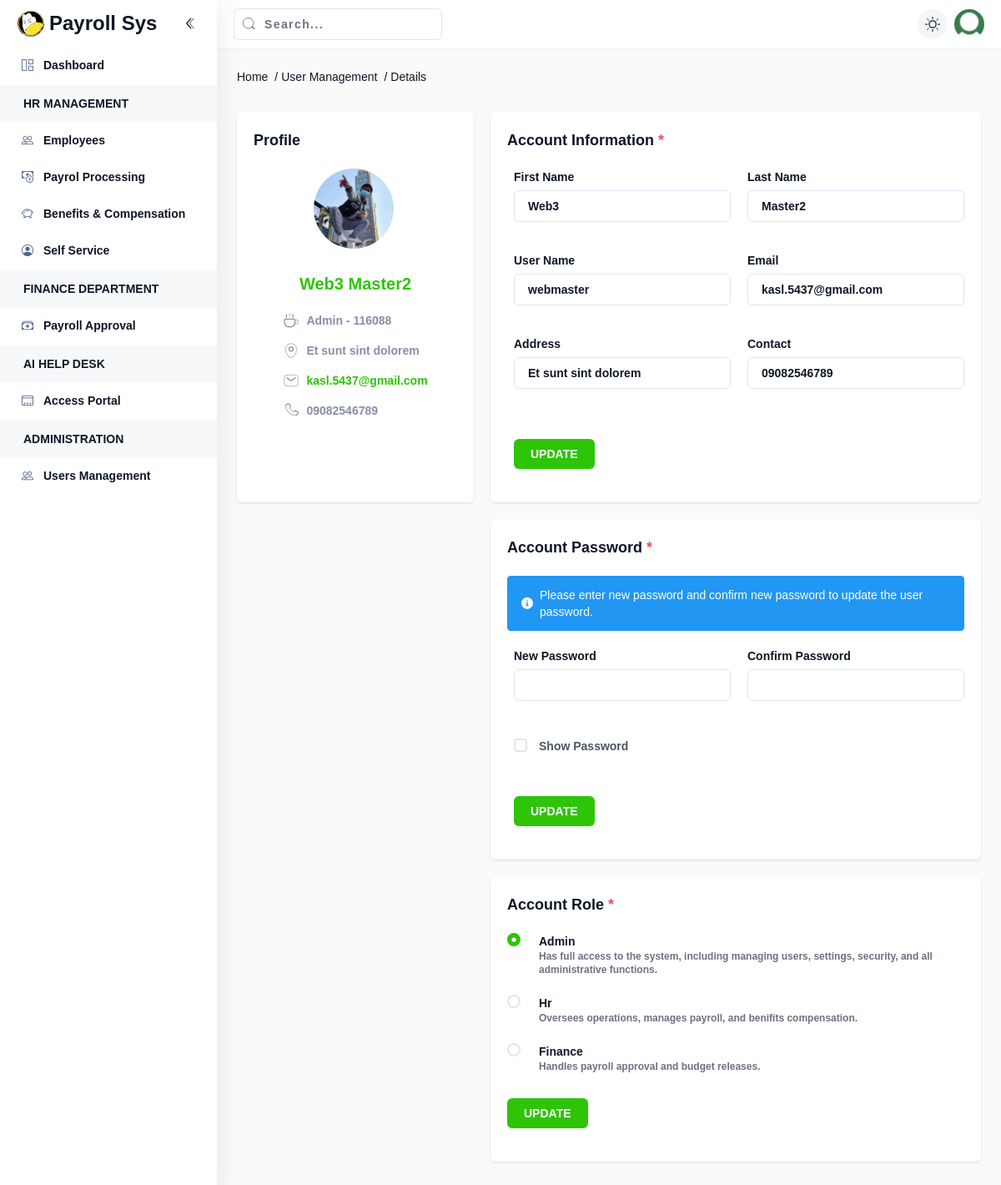
Page /users/details?user_id=116088 (signed in) on the earlier database version.
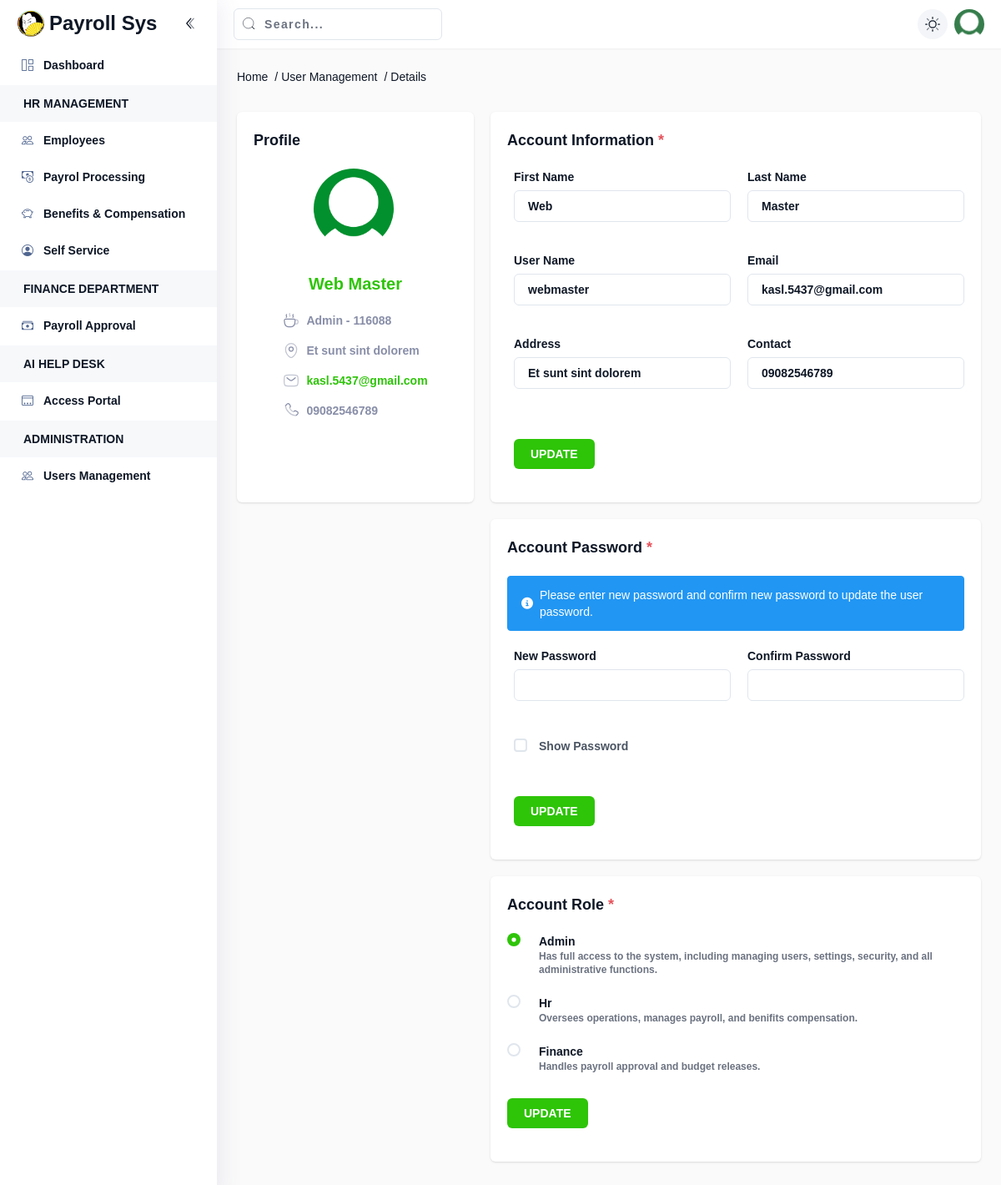
Same page on the later database version.
### tables this page shows
CREATE TABLE `users` (
  `id` int NOT NULL,
  `user_id` int NOT NULL,
  `firstname` varchar(50) NOT NULL,
  `lastname` varchar(50) NOT NULL,
  `username` varchar(50) NOT NULL,
  `password` varchar(255) NOT NULL,
  `email` varchar(100) NOT NULL,
  `email_verified_at` timestamp NULL DEFAULT NULL,
  `address` text,
  `contact` varchar(20) DEFAULT NULL,
  `picture` varchar(255) DEFAULT 'default.png',
  `role` enum('Admin','Hr','Finance') DEFAULT 'Hr',
  `status` enum('Active','Inactive','','') NOT NULL DEFAULT 'Active',
  `last_login` datetime DEFAULT NULL,
  `created_at` timestamp NULL DEFAULT CURRENT_TIMESTAMP,
  `updated_at` timestamp NULL DEFAULT CURRENT_TIMESTAMP ON UPDATE CURRENT_TIMESTAMP
);

### page/Users.php (called while the page is built)
<?php
    ViewPage("users", "list");
?>

### app/core/connection.php (called while the page is built)
<?php
return [
    "DB_HOST" => 'localhost',
    "DB_USER" => 'root',
    "DB_PASSWORD" => '',
    "DB_NAME" => 'payroll'
];

### app/core/database.php (called while the page is built, shortened)
<?php
class Database
{
	public $DB;
    private $DB_HOST;
    private $DB_USER;
    private $DB_PASSWORD;
    private $DB_NAME;
    function __construct()
    {
        $connection = include __DIR__ . '/connection.php';
        $this->DB_HOST = $connection['DB_HOST'] ?? 'localhost';
        $this->DB_USER = $connection['DB_USER'] ?? 'root';
        $this->DB_PASSWORD = $connection['DB_PASSWORD'] ?? '';
        $this->DB_NAME = $connection['DB_NAME'] ?? '';
    }
	public function DB_CONNECTION()
	{
        try{
            $this->DB = new mysqli($this->DB_HOST, $this->DB_USER, $this->DB_PASSWORD, $this->DB_NAME);
        }catch(Exception $e){
            die('
                <!DOCTYPE html>
                <html lang="en">
                    <head>
                        <meta charset="UTF-8">
                        <meta name="viewport" content="width=device-width, initial-scale=1.0">
                        <title>Application Error</title>
                        <link rel="stylesheet" href="https://cdn.jsdelivr.net/npm/bootstrap@5.3.0/dist/css/bootstrap.min.css">
                    </head>
                    <body class="min-vh-100 d-flex align-items-center">
                        <div class="container text-center">
                            <div class="row justify-content-center">
                                <div class="col-md-6">
                                    <p class="lead">Something went wrong</p>
                                    <p class="mb-1 small">We\'re sorry, but an unexpected error occurred.</p>
                                    <code>'.$e->getMessage().'</code>
                                </div>
                            </div>
                        </div>
                    </body>
                </html>
            ');
        }
	}
	public function SELECT_ONE_WHERE($table, $fields, $where, $options = null)
	{
		$condition = "";
		foreach ($where as $key => $value) {
			$condition .= $key . " = '" . $value . "' AND ";
		}
		$condition = substr($condition, 0, -5);
		$query = "SELECT {$fields} FROM {$table} WHERE {$condition} {$options} LIMIT 1";
		$result = $this->DB->query($query) or die("Cannot execute SELECT_ONE_WHERE command: " . $this->DB->error);
		$data = $result->fetch_assoc();
		return $data;
	}
}

### app/init.php (called while the page is built, shortened)
<?php
require_once("core/components.php");
require_once("core/database.php");
$DB = new Database();

### page/users/Details.php (the view, shortened to what the changed rows need)
<?php
    $get_user_id = $_GET['user_id'] ?? null;
    $user = $DB->SELECT_ONE_WHERE("users", "*", ["user_id" => $get_user_id]);
?>
<link rel="stylesheet" href="https://cdnjs.cloudflare.com/ajax/libs/cropperjs/1.5.13/cropper.min.css">
<div>
    <div class="pt-5">
        <div class="mb-5 grid grid-cols-1 gap-5 lg:grid-cols-3 xl:grid-cols-4">
            <div class="panel">
                <div class="mb-5 flex items-center justify-between">
                    <h5 class="text-lg font-semibold dark:text-white-light">Profile</h5>
                </div>
                <div class="mb-5">
                    <div class="flex flex-col items-center justify-center">
                        <div class="flex flex-col items-center justify-center">
                            <div class="w-[100px] mb-3" id="previewPicture">
                                <img src="<?= DOMAIN ?>/upload/profile/<?= $user['picture'] ?>" alt="image" id="profileImage" class="mb-4 h-24 w-24 rounded-full object-cover">
                            </div>
                        </div>
                        <div class="text-xl font-semibold text-primary"><?= $user['firstname'] . ' ' . $user['lastname'] ?></div>
                        <ul class="m-auto mt-5 flex max-w-[300px] flex-col space-y-4 font-semibold text-white-dark">
                            <li class="flex items-center gap-2">
                                <?= $user['role'] . " - " . $user['user_id'] ?>
                            </li>
                            <li class="flex items-center gap-2">
                                <?= $user['address'] ?>
                            </li>
                            <li>
                                <a href="javascript:;" class="flex items-center gap-2">
                                    <span class="truncate text-primary"> <?= $user['email'] ?>
                                    </span></a>
                            </li>
                            <li class="flex items-center gap-2">
                                <span class="whitespace-nowrap" dir="ltr"> <?= $user['contact'] ?>
                                </span>
                            </li>
                        </ul>
                    </div>
                </div>
            </div>
            <div class="panel lg:col-span-2 xl:col-span-3">
                <div class="mb-5">
                    <h5 class="text-lg font-semibold dark:text-white-light">Account Information <span class="text-danger">*</span></h5>
                </div>
                <div class="mb-5">
                    <form id="formAccount">
                        <div class="flex flex-col sm:flex-row">
                            <div class="grid flex-1 grid-cols-1 gap-5 sm:grid-cols-2 ml-2">
                                <div>
                                    <label for="first_name">First Name</label>
                                    <div class="relative text-white-dark mb-4">
                                        <?= Input("text", "firstname", $user['firstname'], null, null, null, 'required') ?>
                                    </div>
                                </div>
                                <div>
                                    <label for="last_name">Last Name</label>
                                    <div class="relative text-white-dark mb-4">
                                        <?= Input("text", "lastname", $user['lastname'], null, null, null, 'required') ?>
                                    </div>
                                </div>
                                <div>
                                    <label for="username">User Name</label>
                                    <div class="relative text-white-dark mb-4">
                                        <?= Input("text", "username", $user['username'], null, null, null, 'required') ?>
                                    </div>
                                </div>
                                <div>
                                    <label for="email">Email</label>
                                    <div class="relative text-white-dark mb-4">
                                        <?= Input("text", "email", $user['email'], null, null, null, 'required') ?>
                                    </div>
                                </div>
                                <div>
                                    <label for="address">Address</label>
                                    <div class="relative text-white-dark mb-4">
                                        <?= Input("text", "address", $user['address'], null, null, null) ?>
                                    </div>
                                </div>
                                <div>
                                    <label for="contact">Contact</label>
                                    <div class="relative text-white-dark mb-4">
                                        <?= Input("text", "contact", $user['contact'], null, null, null, 'required') ?>
                                    </div>
                                </div>
                                <div class="sm:col-span-2">
                                    <?= Button("submit", "btnLogin", "Update", null) ?>
                                </div>
                            </div>
                        </div>
                    </form>
                </div>
            </div>
        </div>
        <div class="mb-5 grid grid-cols-1 gap-5 lg:grid-cols-3 xl:grid-cols-4">
            <div class="empty"></div>
            <div class="panel lg:col-span-2 xl:col-span-3">
                <div class="mb-5">
                    <h5 class="text-lg font-semibold dark:text-white-light">Account Password <span class="text-danger">*</span></h5>
                </div>
                <div class="mb-5">
                    <form id="formPassword">
                        <div class="bg-info border border-info px-4 py-3 mb-5 rounded relative mb-3 text-md flex items-center dark:bg-gray-800 dark:border-gray-700 dark:text-gray-300 text-white" role="alert">
                            <i class="fas fa-info-circle mr-2"></i><span>Please enter new password and confirm new password to update the user password.</span>
                        </div>
                        <div class="flex flex-col sm:flex-row">
                            <div class="grid flex-1 grid-cols-1 gap-5 sm:grid-cols-2 ml-2">
                                <div>
                                    <label for="newPassword">New Password</label>
                                    <div class="relative text-white-dark mb-4">
                                        <?= Input("password", "newPassword", null, null, null, null, 'required minlength="6"') ?>
                                    </div>
                                </div>
                                <div>
                                    <label for="confirmPassword">Confirm Password</label>
                                    <div class="relative text-white-dark mb-4">
                                        <?= Input("password", "confirmPassword", null, null, null, null, 'required minlength="6"') ?>
                                    </div>
                                </div>
                                <div class="flex items-center pl-1">
                                    <input type="checkbox" id="togglePassword" class="form-checkbox h-4 w-4 text-blue-600 transition duration-150 ease-in-out">
                                    <label for="togglePassword" class="ml-2 mt-2 text-sm text-gray-600">Show Password</label>
                                </div>
                                <div class="sm:col-span-2">
                                    <?= Button("submit", "btnUpdatePassword", "Update", null) ?>
                                </div>
                            </div>
                        </div>
                    </form>
                </div>
            </div>
        </div>
        <div class="mb-5 grid grid-cols-1 gap-5 lg:grid-cols-3 xl:grid-cols-4">
            <div class="empty"></div>
            <div class="panel lg:col-span-2 xl:col-span-3">
                <div class="mb-5">
                    <h5 class="text-lg font-semibold dark:text-white-light">Account Role <span class="text-danger">*</span></h5>
                </div>
                <div class="mb-5">
                    <form id="formRole">
                        <ul class="space-y-4">
                            <?php
                                $roles = [
                                    "Admin" => "Has full access to the system, including managing users, settings, security, and all administrative functions.",
                                    "Hr" => "Oversees operations, manages payroll, and benifits compensation.",
                                    "Finance" => "Handles payroll approval and budget releases."
                                ];
                                foreach ($roles as $role => $description){
                                    $role_id = strtolower(str_replace(' ', '_', $role));
                                    $checked = ($user['role'] == $role) ? 'checked' : '';
                                    ?>
                                        <li>
                                            <div class="flex items-start gap-2">
                                                <input type="radio" id="role_<?= $role_id; ?>" name="role" class="form-radio h-4 w-4 text-blue-600" value="<?= $role; ?>" <?= $checked; ?> required>
                                                <label class="ml-2" for="role_<?= $role_id; ?>">
                                                    <div class="font-semibold"><?= $role; ?></div>
                                                    <p class="text-xs text-gray-500"><?= $description; ?></p>
                                                </label>
                                            </div>
                                        </li>
                                    <?php
                                }
                            ?>
                        </ul>
                        <div class="text-right mt-4">
                            <div class="sm:col-span-2">
                                <?= Button("submit", "btnUpdateRole", "Update", null) ?>
                            </div>
                        </div>
                    </form>
                </div>
            </div>
        </div>
    </div>

### app/core/components.php (shortened to what the changed rows need)
    <?php
function Input($type, $name, $value= null, $placeholder = null, $class = null, $icon = true, $attributes= null)
{
	?>
		<input type="<?=$type?>" name="<?=$name?>" id="<?= $name?>" value="<?= $value?>" placeholder="<?=$placeholder?>" class="form-input <?=!empty($icon) ? 'ps-10' : 'ps-0' ?> placeholder:text-white-dark <?=$class?>" <?= $attributes?>>
	<?php
}
    ?>
    <?php
function Button($type, $id, $text, $class = null, $width = null, $attributes= null)
{
	?>
		<button type="<?=$type?>" id="<?=$id?>" class="btn btn-primary !mt-6 <?=!empty($width) ? 'w-full' : '' ?> border-0 uppercase <?=$class?>" <?= $attributes?>>
			<?= $text ?>
		</button>
	<?php
}
    ?>

Differences in the rows shown:
changed users "Admin": picture: picture removed, a placeholder shows; firstname "Web3" → "Web"; lastname "Master2" → "Master"
